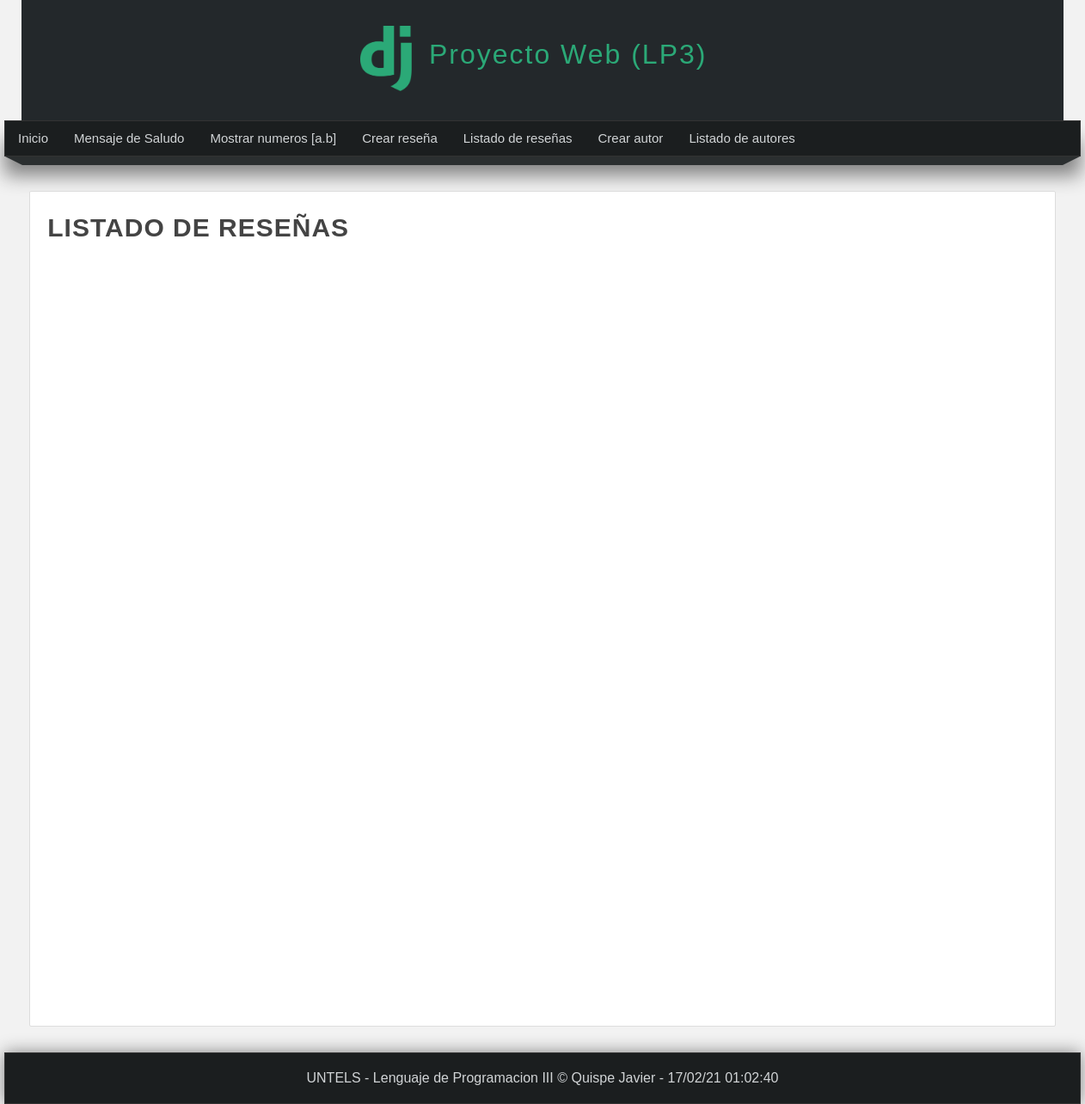
The page /listar_reseñas/ on the database as committed earlier.
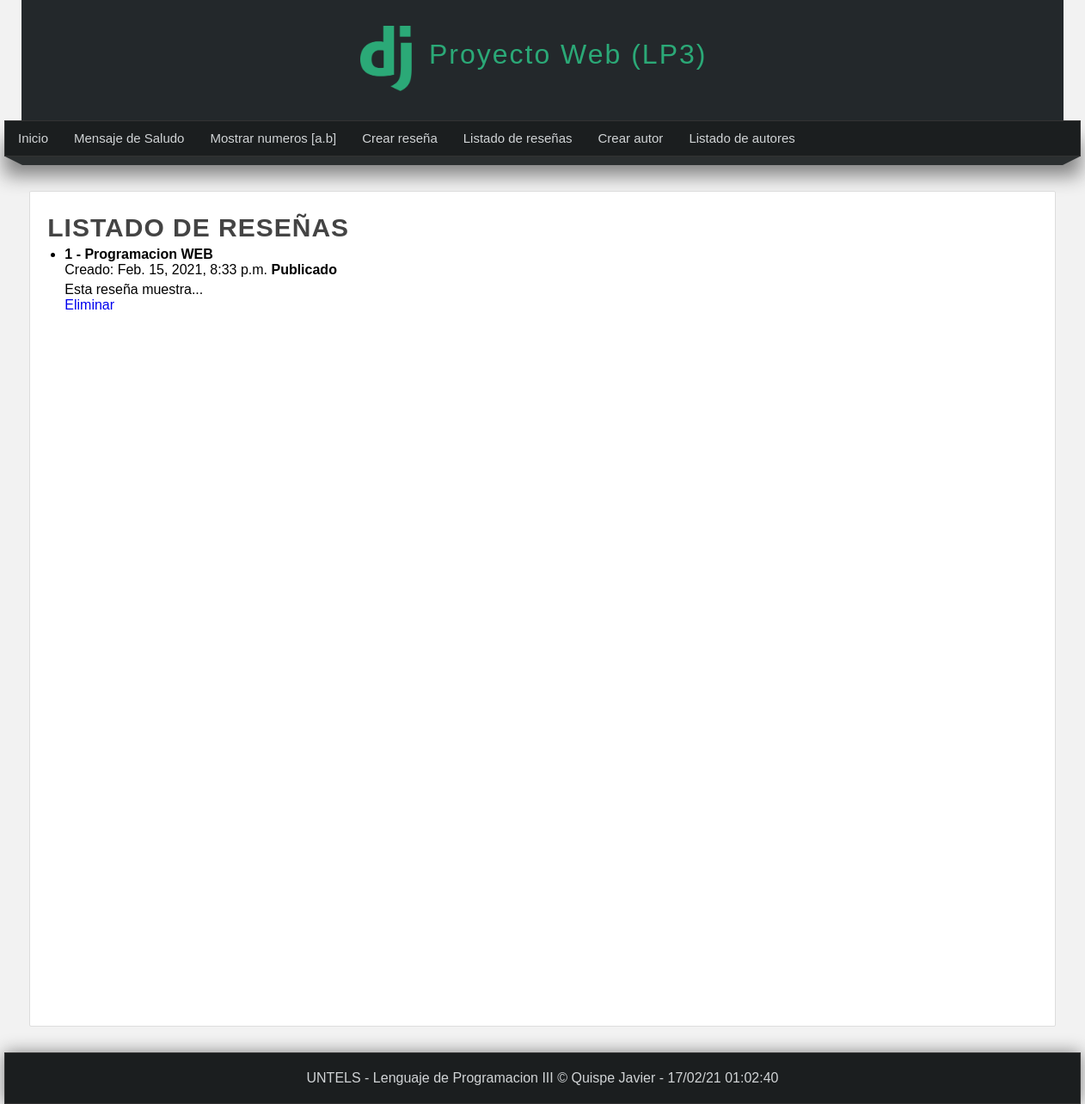
The same page on the database as committed later.
### miapp/models.py (models this page shows)
class Reseña(models.Model):
    titulo = models.CharField(max_length=150)
    contenido = models.TextField()
    image = models.ImageField(default='null')
    publicado = models.BooleanField()
    creado = models.DateTimeField(auto_now_add=True)
    actualizado = models.DateTimeField(auto_now=True)

### miapp/views.py (called while the page is built)
def listar_reseñas(request):
    reseñas = Reseña.objects.all
    return render(request, 'listar_reseñas.html',{
        'reseñas' : reseñas,
        'titulo' : 'LISTADO DE RESEÑAS'
    })

### miapp/templates/listar_reseñas.html (shortened to what this page needs)
{% extends 'layout.html' %}
{% block content %}
    <h1 class="title"> {{titulo}} </h1>
    <ul>
        {% for reseña in reseñas %}
            <li>
                <h4>
                    {{reseña.id}} - {{reseña.titulo}}
                </h4>
                <span>
                    Creado: {{reseña.creado}}
                </span>
            {% if reseña.publicado %}
                <strong>
                    Publicado
                </strong>
            {% else %}
                <strong>
                    No publicado / En revision
                </strong>
            {% endif %}
                <p>
                    {{reseña.contenido}}
                    <br>
                    <a href="{% url 'eliminar_reseña' id=reseña.id %}">
                        Eliminar
                    </a>
                </p>
            </li>
         {% endfor %}
    </ul>
{% endblock content %}

Rows that differ between the two databases and show on the page:
added Reseña: id "1", titulo "Programacion WEB", creado "Feb. 15, 2021, 8:33 p.m.", publicado "Publicado", contenido "Esta reseña muestra..."
